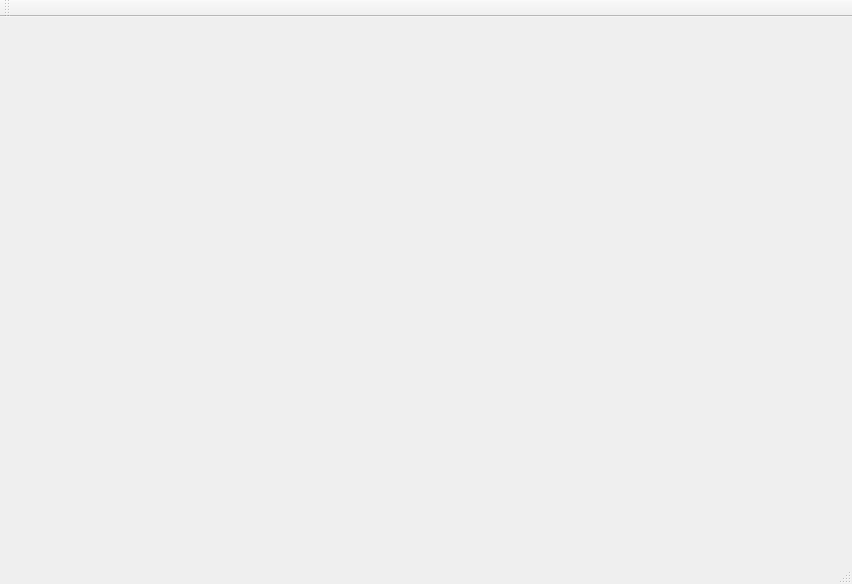
<?xml version="1.0" encoding="UTF-8"?>
<ui version="4.0">
 <class>MainWindow</class>
 <widget class="QMainWindow" name="MainWindow">
  <property name="geometry">
   <rect>
    <x>0</x>
    <y>0</y>
    <width>852</width>
    <height>584</height>
   </rect>
  </property>
  <property name="windowTitle">
   <string>MainWindow</string>
  </property>
  <widget class="QWidget" name="centralWidget"/>
  <widget class="QMenuBar" name="menuBar">
   <property name="geometry">
    <rect>
     <x>0</x>
     <y>0</y>
     <width>852</width>
     <height>22</height>
    </rect>
   </property>
  </widget>
  <widget class="QToolBar" name="mainToolBar">
   <attribute name="toolBarArea">
    <enum>TopToolBarArea</enum>
   </attribute>
   <attribute name="toolBarBreak">
    <bool>false</bool>
   </attribute>
  </widget>
  <widget class="QStatusBar" name="statusBar"/>
 </widget>
 <layoutdefault spacing="6" margin="11"/>
 <resources/>
 <connections/>
</ui>
